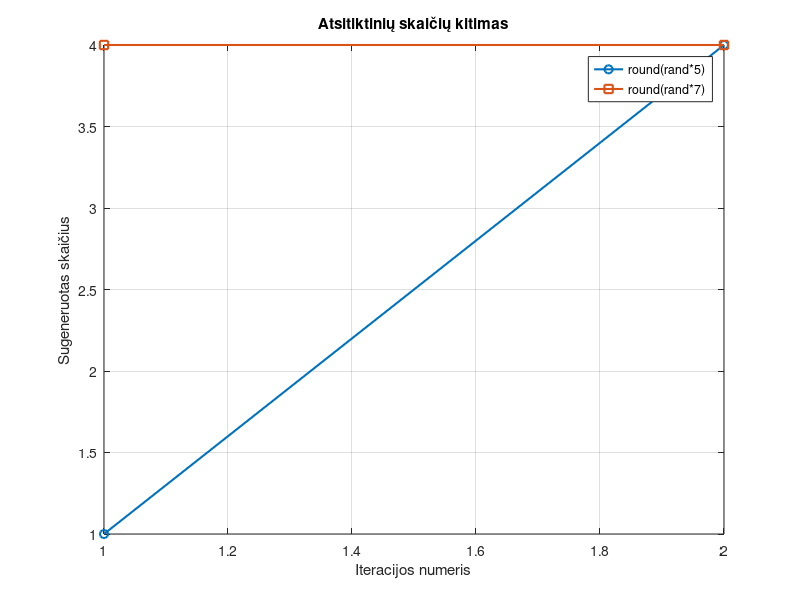

The MATLAB script that drew this image:
% Adomas Grigorovičius  Papildoma LD5 EDif-25/1 1var.
A = [];
B = [];

while true
    a = round(rand*5);
    b = round(rand*7);

    A(end+1) = a;
    B(end+1) = b;

    if a == b
        break;
    end
end

figure;
plot(1:length(A), A, '-o', 'LineWidth', 1.5);
hold on;
plot(1:length(B), B, '-s', 'LineWidth', 1.5);
hold off;
xlabel('Iteracijos numeris');
ylabel('Sugeneruotas skaičius');
title('Atsitiktinių skaičių kitimas');
legend('round(rand*5)', 'round(rand*7)');
grid on;
